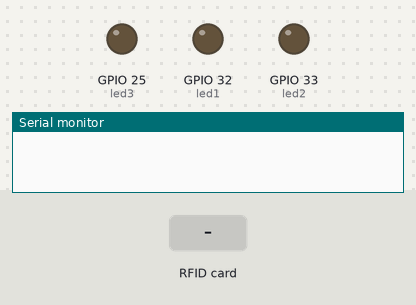
Recording of a sketch running on a simulated ESP32. Shown: output pins drawn as LEDs (lit = HIGH), the last lines printed to the serial monitor. The inputs (shaded band) are chosen by the test bench.

Above: at 1.2 s.
1.3 s: RFID card E9 C3 02 A4 held to the reader
At 2.2 s:
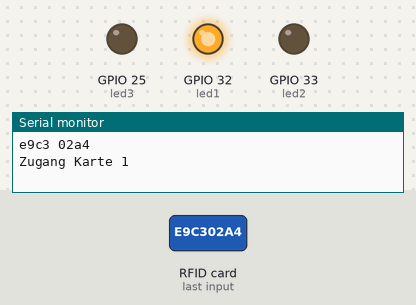
2.8 s: RFID card C5 3A CB 23 held to the reader
At 3.7 s:
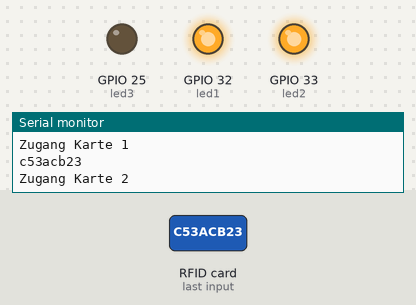
4.3 s: RFID card F7 3F 93 39 held to the reader
At 5.5 s:
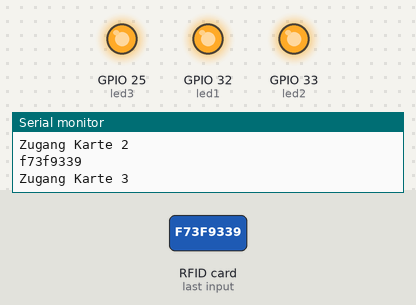
5.8 s: RFID card E9 C3 02 A4 held to the reader
At 7.0 s:
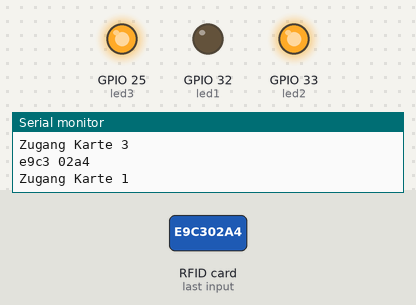
7.3 s: RFID card C5 3A CB 23 held to the reader
At 8.6 s:
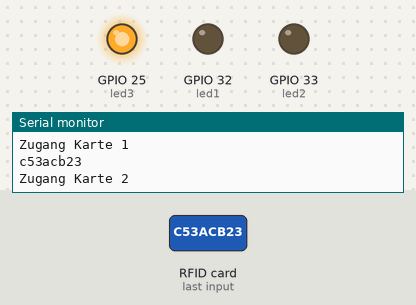
Timing chart, 0 to 9.8 s (numbered marks = the images above; inputs shaded):
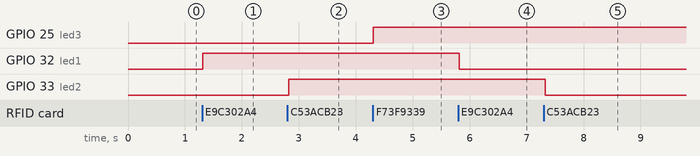

Measured:
- after the input at 1.3 s, GPIO 32 (led1): LOW → HIGH at once
- after the input at 2.8 s, GPIO 33 (led2): LOW → HIGH at once
- after the input at 4.3 s, GPIO 25 (led3): LOW → HIGH at once
- after the input at 5.8 s, GPIO 32 (led1): HIGH → LOW at once
- after the input at 7.3 s, GPIO 33 (led2): HIGH → LOW at once

The sketch:

RFID_3_Transponder_mit_LED-Anzeige.ino
```cpp
/*************************************************************************************************
                                      PROGRAMMINFO
**************************************************************************************************
Funktion: RFID 3 Transponder mit LED-Anzeige
**************************************************************************************************
Version: 21.06.2022
**************************************************************************************************
Board: ESP32 Dev Module
**************************************************************************************************
Libraries:
https://github.com/espressif/arduino-esp32/tree/master/libraries

**************************************************************************************************
C++ Arduino IDE V1.8.19
**************************************************************************************************
Einstellungen:
https://dl.espressif.com/dl/package_esp32_index.json
http://dan.drown.org/stm32duino/package_STM32duino_index.json
http://arduino.esp8266.com/stable/package_esp8266com_index.json
**************************************************************************************************/
#include <SPI.h>
#include <MFRC522.h>

//definieren der Pins  RST & SDA für den ESP32
#define RST_PIN     27
#define SS_PIN      5

#define led1 32
#define led2 33
#define led3 25

bool led1_status = false;
bool led2_status = false;
bool led3_status = false;

MFRC522 rfid(SS_PIN, RST_PIN);

String rfid_nuids[] = {"e9c3 02a4", "c53acb23", "f73f9339"};

void setup() {
  Serial.begin(115200);
  SPI.begin();
  rfid.PCD_Init();

  pinMode(led1, OUTPUT);
  pinMode(led2, OUTPUT);
  pinMode(led3, OUTPUT);

  digitalWrite(led1, LOW);
  digitalWrite(led2, LOW);
  digitalWrite(led3, LOW);
}

void loop() {
  if ( !rfid.PICC_IsNewCardPresent() || !rfid.PICC_ReadCardSerial()) {
    return;
  }

  String nuid = readHex(rfid.uid.uidByte, rfid.uid.size);
  Serial.println(nuid);

  if (nuid == rfid_nuids[0]) {
    Serial.println("Zugang Karte 1");
    led1_status = !led1_status;
    digitalWrite(led1, led1_status ? HIGH : LOW);
  } else if (nuid == rfid_nuids[1]) {
    Serial.println("Zugang Karte 2");
    led2_status = !led2_status;
    digitalWrite(led2, led2_status ? HIGH : LOW);
  } else if (nuid == rfid_nuids[2]) {
    Serial.println("Zugang Karte 3");
    led3_status = !led3_status;
    digitalWrite(led3, led3_status ? HIGH : LOW);
  }

  rfid.PICC_HaltA();
  rfid.PCD_StopCrypto1();
}

String readHex(byte *buffer, byte bufferSize) {
  String result = "";
  for (byte i = 0; i < bufferSize; i++) {
    String* hex[] = {};
    result = result + String(buffer[i] < 0x10 ? " 0" : "");
    result = result + String(buffer[i], HEX);
  }
  return result;
}
```
